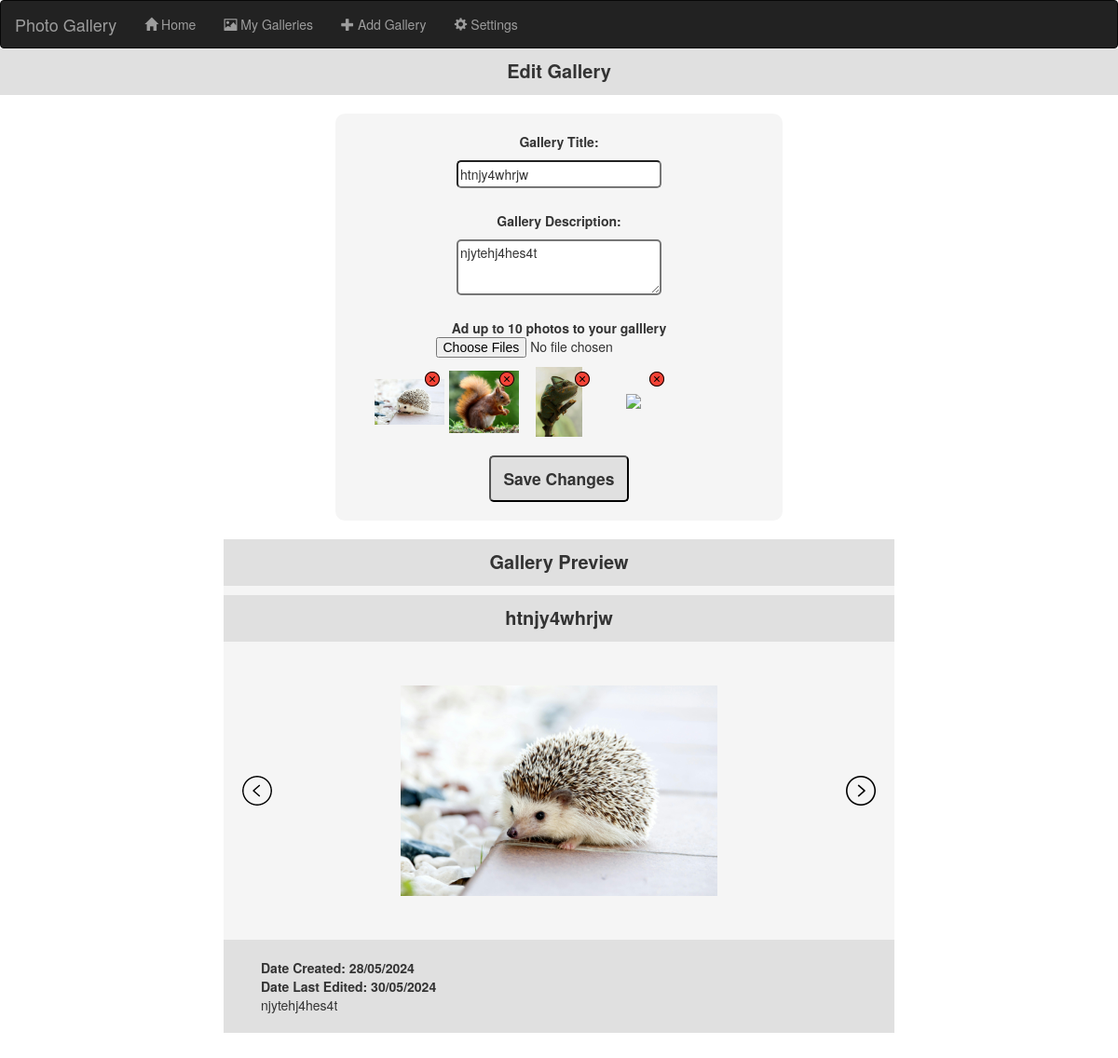
/editGallery4 (signed in), run on an earlier commit of the app's database.
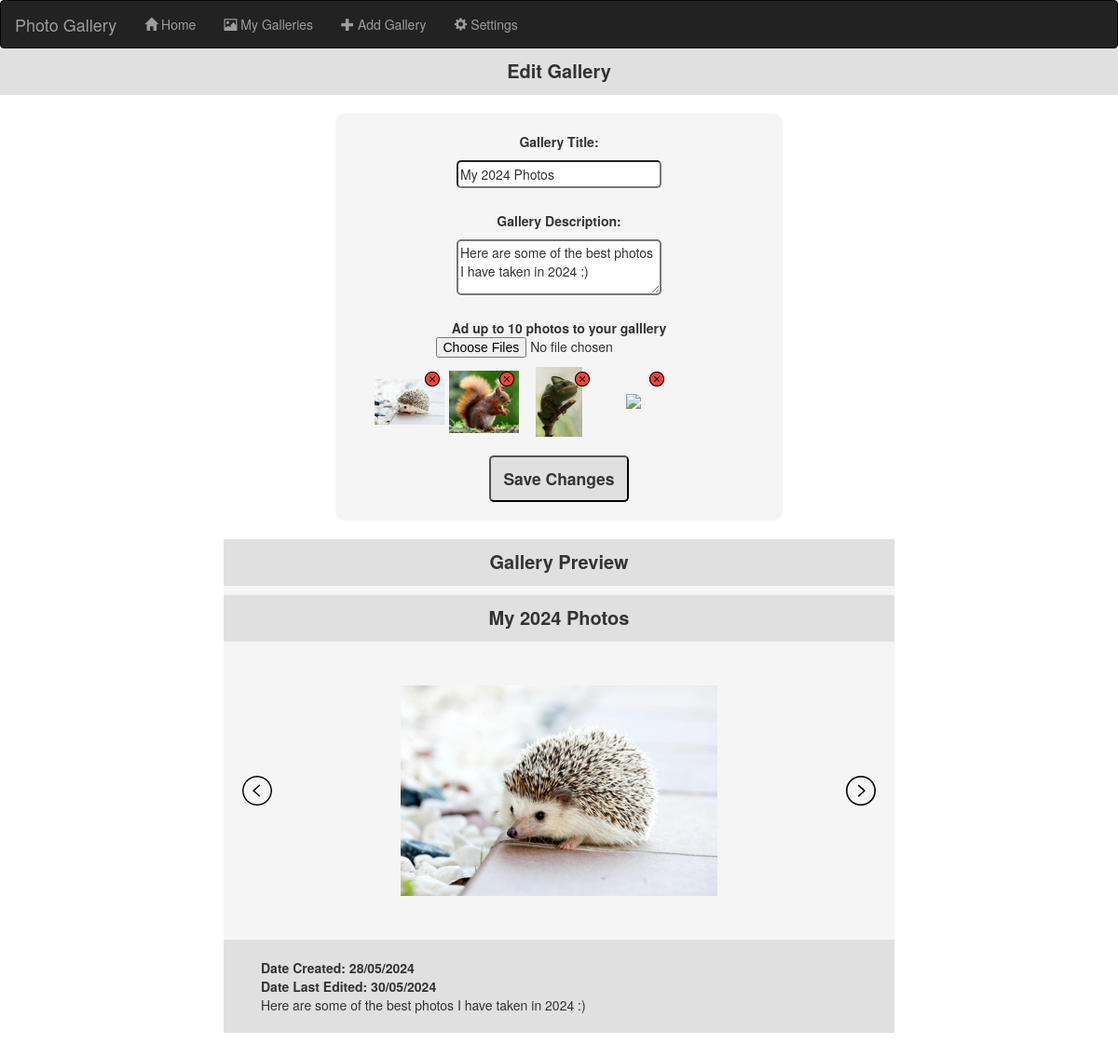
And on a later commit of the database.
### app.py (models this page shows, shortened)
class Gallery(db.Model):
    __tablename__ = 'galleries'
    id = db.Column(db.Integer, primary_key=True)
    userId = db.Column(db.Integer, db.ForeignKey(User.id))
    numPhotos = db.Column(db.Integer)
    title = db.Column(db.String(40))
    dateCreated = db.Column(db.Date)
    dateLastEdited = db.Column(db.Date)
    description = db.Column(db.Text)
    photos = db.relationship('Photo', backref='gallery')

### app.py (the view, shortened to what this page needs)
@app.route("/editGallery<int:galleryID>", methods = ['GET', 'POST'])
def editGallery(galleryID):
    ownerID = Gallery.query.filter_by(id = galleryID).first().userId
    currentUserID = session.get('userId')
    if (ownerID != currentUserID):
        return redirect(url_for("accessDenied"))
    gallery = Gallery.query.filter_by(id = galleryID).first()
    oldPhotos = Photo.query.filter_by(galleryId=gallery.id).all()
    oldURLs = {}
    count = 0
    for photo in oldPhotos:
        oldURLs[count] = photo.photoURL
        count += 1
    form = createGalleryForm()
    form.title.data = gallery.title
    form.description.data = gallery.description
    return render_template('editGallery.html', form = form, currentDate = datetime.date.today(), dateCreated = gallery.dateCreated, URLs = oldURLs, firstPhoto = oldURLs[0])

### app.py
class createGalleryForm(FlaskForm):
    title = StringField('Gallery Title: ', validators=[containsData, Length(max=100)])
    description = TextAreaField('Gallery Description: ', validators=[containsData])
    addPhoto = MultipleFileField()
    photos = HiddenField()
    submit = SubmitField("")

### templates/editGallery.html (shortened to what this page needs)
{% extends "base.html" %}
{% block content %}
<div class = "pageTitle">
    Edit Gallery
</div>
<form id = "addGalleryForm" method = "post" enctype="multipart/form-data">
    {{form.title.label}} {{form.title}}
    <br>
    {{form.description.label}} {{form.description}}
    <br>
    <b>Ad up to 10 photos to your galllery</b> {{form.addPhoto}}
    <div id = "photosToAddPreview"></div>
    <br>
    {{form.submit(value = "Save Changes")}}
</form>
<div id = "galleryPreview">
    {% set dateLastEdited = currentDate %}
    <div class = "pageTitle" >Gallery Preview<br></div>
    <div class = "pageTitle" id = "previewGallTitle">{{form.title.data}}</div>
    <div class = "galleryImages">
        <img src = "{{ url_for('static', filename = 'leftArrow.png') }}" class = "leftArrow" onclick = "nextPhoto(-1)">
        <img id = "editPreviewPhoto" src = "{{firstPhoto}}" class = "galleryPhoto">
        <img src = "{{ url_for('static', filename = 'rightArrow.png') }}" class = "rightArrow" onclick = "nextPhoto(1)">
    </div>
    <div class = "galleryDetails">
        <div class = "galleryDates">
            Date Created: {{dateCreated.strftime('%d/%m/%Y')}}<br>
            Date Last Edited: {{dateLastEdited.strftime('%d/%m/%Y')}}
        </div>
        <div class = "galleryDescription" id = "previewDesc">
            {{form.description.data}}
        </div>
    </div>
</div>
{% endblock %}

What changed in the data, as far as the page shows it:
changed Gallery: title "htnjy4whrjw" → "My 2024 Photos"; description "njytehj4hes4t" → "Here are some of the best photos I have taken in 2024 :)"; title.data "htnjy4whrjw" → "My 2024 Photos"; description.data "njytehj4hes4t" → "Here are some of the best photos I have taken in 2024 :)"
